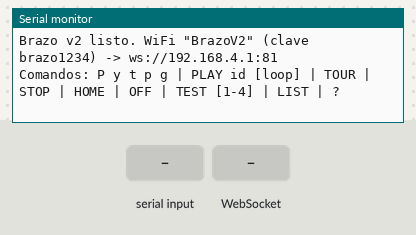
Bench run of a sketch on a simulated ESP32. On the bench: the last lines printed to the serial monitor. The inputs (shaded band) are chosen by the test bench. WiFi joins after 1.5 s; servers stay silent unless stated.

Above: at 1.2 s.
1.3 s: "PLAY \n" received over Serial
At 2.0 s:
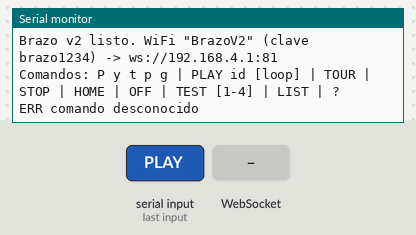
2.8 s: WebSocket text "PLAY" received
At 3.2 s:
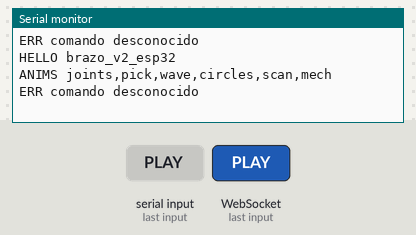
4.3 s: "TOUR\n" received over Serial
At 5.5 s:
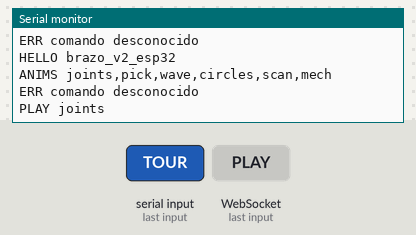
5.8 s: WebSocket text "STOP" received
At 6.6 s:
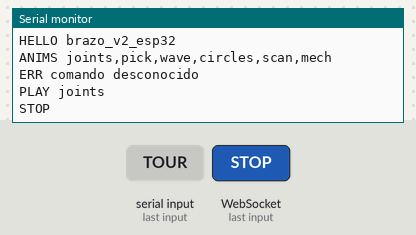
7.3 s: "HOME\n" received over Serial
At 7.8 s:
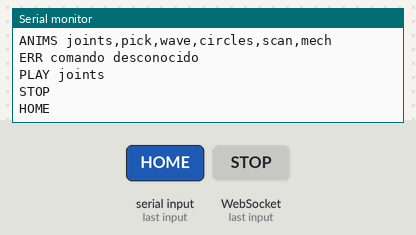
8.8 s: WebSocket text "TEST" received
At 10.1 s:
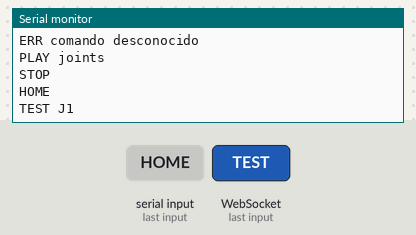

The sketch:

brazo_v2_esp32.ino
```cpp
// Brazo robotico v2 - ESP32 (4 servos) - SIN PROBAR en hardware.
// Reproduce las animaciones del visor 3D (anims.h) y/o sigue en vivo la pose que manda el visor por WebSocket.
//
// Librerias (Gestor de librerias): "ESP32Servo" (Kevin Harrington), "WebSockets" (Markus Sattler) y "PubSubClient" (Nick O'Leary).
// Placa: "ESP32 Dev Module". Antes de compilar: copiar secrets.example.h a secrets.h y rellenarlo (no se sube a git).
// Control por 4 vias a la vez: WebSocket local (AP "BrazoV2" -> ws://192.168.4.1:81), HUB (el ESP32 se conecta como cliente WebSocket
// al servidor Docker de ../hub, via tu WiFi), MQTT directo y Serial.
//
// HUB (secrets.h: HUB_HOST, HUB_PORT, HUB_TLS, HUB_TOKEN; HUB_HOST vacio = desactivado): ws[s]://HUB_HOST:HUB_PORT/ws/esp32?token=HUB_TOKEN
//   el hub reenvia los comandos del visor 3D / vision artificial; el ESP32 le manda HELLO, ANIMS, STATE (cada 1 s), DONE y ERR.
//
// MQTT (prefijo MQTT_BASE, por defecto "brazo_v2"):
//   <base>/cmd      (suscrito)  mismos comandos de abajo, una linea por mensaje
//   <base>/evt      (publica)   respuestas: HELLO, ANIMS ..., PLAY id, DONE id, ERR ..., STOP, HOME, STATE ...
//   <base>/state    (publica)   STATE cada 1 s (retenido)
//   <base>/status   (publica)   "online" / "offline" (LWT, retenido)
//
// Comandos (por WebSocket o por Serial 115200, una linea cada uno):
//   P yaw theta psi phi     pose en vivo (grados del modelo); cancela cualquier animacion
//   PLAY id [loop]          reproduce una animacion (ids: ver LIST); "loop" la repite
//   TOUR                    reproduce todas en orden, en bucle
//   STOP                    detiene y mantiene la pose
//   HOME                    va a la pose de reposo
//   LIST                    ids de las animaciones   |   ?   estado
#include <WiFi.h>
#include <WebSocketsServer.h>
#include <WebSocketsClient.h>
#include <ESP32Servo.h>
#include <PubSubClient.h>
#include "secrets.h"        // STA_SSID, STA_PASS, MQTT_*, HUB_HOST, HUB_PORT, HUB_TLS, HUB_TOKEN
#include "limites.h"        // N_LIM, TH_LIM[], PSI_LO[], PSI_HI[]  (tabla de choques, ver ../../WIRING.md)
#include "anims.h"          // ANIMS[], N_ANIMS, ANIM_HZ            (generado por viewer3d/tools/export_esp32.js)

// ---------- red
const char* AP_SSID = "BrazoV2";
const char* AP_PASS = "brazo1234";       // minimo 8 caracteres
const uint16_t WS_PORT = 81;

// ---------- pines de senal (alimentar los servos con fuente externa de 5 V, GND comun: ver WIRING.md)
const uint8_t PIN_J1 = 18, PIN_J2 = 19, PIN_J3 = 21, PIN_GRIP = 22;

// ---------- calibracion (igual que brazo_v2.ino): servo = OFF + DIR * f(valor_modelo)
const int   DIR_J1 = +1, DIR_J2 = +1, DIR_J3 = +1, DIR_GRIP = +1;
const float OFF_J1 = 90.0, OFF_J2 = 0.0, OFF_J3 = 0.0, OFF_GRIP = 0.0;
const float GEAR_J2 = 2.0;
const int   US_MIN = 500, US_MAX = 2400;
const unsigned REST_MS = 3000;                    // sin moverse este tiempo, los 4 pines se apagan (servos sin par). 0 = nunca
#define LED_TEST 1                                 // 1 = prueba con LEDs: brillo proporcional al angulo (0 = servos reales)

// ---------- limites de seguridad (modelo)
const float SAFE = 2.0;
const float YAW_MIN = -90, YAW_MAX = 90, TH_MIN = 5, TH_MAX = 85, GRIP_MIN = 0, GRIP_MAX = 40;
const float REL_MIN = -135, REL_MAX = -35;
const float MAX_VEL[4] = {240, 120, 240, 240};     // deg/s del modelo (yaw, theta, psi, phi); J2 va x2 en el servo
const unsigned TICK_MS = 20;                       // 50 Hz
const float HOME_POSE[4] = {0, 45, -20, 20};

Servo sJ1, sJ2, sJ3, sGrip;
WebSocketsServer ws(WS_PORT);
WebSocketsClient hub;
unsigned long lastHubState = 0;
WiFiClient netClient;
PubSubClient mqtt(netClient);
String tCmd, tEvt, tState, tStatus;
unsigned long lastMqttTry = 0, lastStatePub = 0;
const int REPLY_SERIAL = -1, REPLY_MQTT = -2, REPLY_ALL = -3, REPLY_HUB = -4;   // ALL: eventos propios del brazo (DONE, siguiente anim del TOUR) a todos los canales

float cur[4] = {0, 45, -20, 20};                   // pose actual (modelo)
float tgt[4] = {0, 45, -20, 20};                   // destino
enum Mode { IDLE, LIVE, APPROACH, RUN };
Mode mode = IDLE;
int animIdx = -1; bool loopAnim = false, tourMode = false;
unsigned long animT0 = 0, lastTick = 0, lastActive = 0;
bool resting = false;
bool jOn[4] = {false, false, false, false};         // LED_TEST: solo el pin que se mueve esta activo; los demas se sueltan
unsigned long lastMv[4] = {0, 0, 0, 0};
String serialBuf;
int replyTo = REPLY_SERIAL;                        // quien mando el comando: cliente WS (>=0), Serial o MQTT

float clampf(float v, float lo, float hi) { return v < lo ? lo : (v > hi ? hi : v); }

// mismo calculo que brazo_v2.ino: caso mas estrecho de las dos filas vecinas + margen SAFE
void psiLimits(float th, float &lo, float &hi) {
  th = clampf(th, TH_LIM[0], TH_LIM[N_LIM - 1]);
  int i = 0;
  while (i < N_LIM - 2 && th > TH_LIM[i + 1]) i++;
  float l = max(PSI_LO[i], PSI_LO[i + 1]);
  float h = min(PSI_HI[i], PSI_HI[i + 1]);
  lo = l + SAFE; hi = h - SAFE;
  if (lo > hi) lo = hi = 0.5f * (lo + hi);
  lo = max(lo, th + REL_MIN);
  hi = min(hi, th + REL_MAX);
  if (lo > hi) lo = hi = 0.5f * (lo + hi);
}
float safePsi(float th, float p) { float lo, hi; psiLimits(th, lo, hi); return clampf(p, lo, hi); }

int usFor(float deg) { return US_MIN + (int)((US_MAX - US_MIN) * clampf(deg, 0, 180) / 180.0f); }

int usJoint(int i) {
  switch (i) {
    case 0: return usFor(OFF_J1 + DIR_J1 * cur[0]);
    case 1: return usFor(OFF_J2 + DIR_J2 * GEAR_J2 * (cur[1] - TH_MIN));
    case 2: return usFor(OFF_J3 + DIR_J3 * (cur[2] + 65.0f));
    default: return usFor(OFF_GRIP + DIR_GRIP * cur[3]);
  }
}

#if LED_TEST
void ledOut(uint8_t pin, int us) { ledcWrite(pin, (uint32_t)((us - US_MIN) * 255L / (US_MAX - US_MIN))); }
void writeServos() {
  ledOut(PIN_J1, usFor(OFF_J1 + DIR_J1 * cur[0]));
  ledOut(PIN_J2, usFor(OFF_J2 + DIR_J2 * GEAR_J2 * (cur[1] - TH_MIN)));
  ledOut(PIN_J3, usFor(OFF_J3 + DIR_J3 * (cur[2] + 65.0f)));
  ledOut(PIN_GRIP, usFor(OFF_GRIP + DIR_GRIP * cur[3]));
}
#else
void writeServos() {
  sJ1.writeMicroseconds(usFor(OFF_J1 + DIR_J1 * cur[0]));
  sJ2.writeMicroseconds(usFor(OFF_J2 + DIR_J2 * GEAR_J2 * (cur[1] - TH_MIN)));
  sJ3.writeMicroseconds(usFor(OFF_J3 + DIR_J3 * (cur[2] + 65.0f)));
  sGrip.writeMicroseconds(usFor(OFF_GRIP + DIR_GRIP * cur[3]));
}
#endif

void setTarget(float y, float t, float p, float g) {
  tgt[0] = clampf(y, YAW_MIN, YAW_MAX);
  tgt[1] = clampf(t, TH_MIN, TH_MAX);
  tgt[2] = safePsi(tgt[1], p);
  tgt[3] = clampf(g, GRIP_MIN, GRIP_MAX);
}

float slew(float c, float t, float maxStep) {
  float d = t - c;
  return d > maxStep ? c + maxStep : (d < -maxStep ? c - maxStep : t);
}

bool atTarget(float tol) {
  for (int i = 0; i < 4; i++) if (fabsf(cur[i] - tgt[i]) > tol) return false;
  return true;
}

void say(const String &s) {
  Serial.println(s);
  if (replyTo >= 0) { String m = s; ws.sendTXT((uint8_t)replyTo, m); }
  else if (replyTo == REPLY_ALL) { String m = s; ws.broadcastTXT(m); if (mqtt.connected()) mqtt.publish(tEvt.c_str(), s.c_str()); if (hub.isConnected()) hub.sendTXT(m); }
  else if (replyTo == REPLY_HUB && hub.isConnected()) { String m = s; hub.sendTXT(m); }
  else if (replyTo == REPLY_MQTT && mqtt.connected()) mqtt.publish(tEvt.c_str(), s.c_str());
}

String stateStr() {
  float lo, hi; psiLimits(cur[1], lo, hi);
  String s = "STATE yaw=" + String(cur[0], 1) + " th=" + String(cur[1], 1) + " psi=" + String(cur[2], 1) +
             " phi=" + String(cur[3], 1) + " psi_ok=" + String(lo, 0) + ".." + String(hi, 0) + " mode=";
  s += (mode == IDLE ? "idle" : mode == LIVE ? "live" : "anim");
  if (animIdx >= 0 && mode >= APPROACH) s += " anim=" + String(ANIMS[animIdx].id);
  return s;
}
void stateLine() { say(stateStr()); }

// ---------- prueba individual: apaga todo, barre un servo 0 -> 180 -> 0 (angulo del servo, sin limites del modelo) y lo apaga; luego el siguiente
void hubService();
const uint8_t TEST_PINS[4] = {PIN_J1, PIN_J2, PIN_J3, PIN_GRIP};
const char *TEST_NAMES[4] = {"J1", "J2", "J3", "GRIP"};

void testPump(unsigned ms) {
  unsigned long t0 = millis();
  while (millis() - t0 < ms) { ws.loop(); hubService(); delay(2); }
}

void testOut(int i, int us) {
#if LED_TEST
  // "apagado" = pin liberado (alta impedancia): el LED queda apagado con cualquier cableado (a GND o a 3V3)
  static bool on[4] = {true, true, true, true};
  if (us <= 0) { if (on[i]) { ledcDetach(TEST_PINS[i]); pinMode(TEST_PINS[i], INPUT); on[i] = false; } }
  else {
    if (!on[i]) { ledcAttach(TEST_PINS[i], 1000, 8); on[i] = true; }
    ledcWrite(TEST_PINS[i], (uint32_t)((us - US_MIN) * 255L / (US_MAX - US_MIN)));
  }
#else
  Servo *sv[4] = {&sJ1, &sJ2, &sJ3, &sGrip};
  if (us <= 0) sv[i]->detach();
  else { if (!sv[i]->attached()) { sv[i]->setPeriodHertz(50); sv[i]->attach(TEST_PINS[i], US_MIN, US_MAX); } sv[i]->writeMicroseconds(us); }
#endif
}

void testAllOff() { for (int i = 0; i < 4; i++) { testOut(i, 0); jOn[i] = false; } }

// manda al visor la pose del modelo que corresponde al angulo del servo (i<0: la pose actual) para que el 3D siga la prueba
void tpSend(int i, float a) {
  float p[4] = {cur[0], cur[1], cur[2], cur[3]};
  if (i == 0) p[0] = (a - OFF_J1) / DIR_J1;
  else if (i == 1) p[1] = TH_MIN + (a - OFF_J2) / (DIR_J2 * GEAR_J2);
  else if (i == 2) p[2] = (a - OFF_J3) / DIR_J3 - 65.0f;
  else if (i == 3) p[3] = (a - OFF_GRIP) / DIR_GRIP;
  String m = "TP " + String(p[0], 1) + " " + String(p[1], 1) + " " + String(p[2], 1) + " " + String(p[3], 1);
  ws.broadcastTXT(m);
  if (hub.isConnected()) hub.sendTXT(m);
}

void testServo(int i) {
  say(String("TEST ") + TEST_NAMES[i]);
  testAllOff();
  tpSend(i, 0);
  testPump(600);
  for (int dir = 0; dir < 2; dir++) {                      // sube 0 -> 180, luego baja 180 -> 0
    for (int k = 0; k <= 100; k++) {
      float a = (dir == 0 ? k : 100 - k) * 1.8f;
      testOut(i, usFor(a));
      tpSend(i, a);
      testPump(20);
    }
    testPump(300);
  }
  testPump(500);                                           // queda en 0
  testOut(i, 0);                                           // apagado
  testPump(800);
}

bool testing = false;                                      // durante la prueba se ignoran los demas comandos (el espejo del visor encenderia los otros pines)

void runTest(int only) {                                   // only: 0..3 un servo, -1 todos
  testing = true;
  mode = IDLE;
  for (int i = 0; i < 4; i++) tgt[i] = cur[i];
  for (int i = 0; i < 4; i++) if (only < 0 || only == i) testServo(i);
  testAllOff();
  resting = true; lastActive = millis(); lastTick = millis();   // termina apagado; el siguiente movimiento reengancha todo
  testing = false;
  tpSend(-1, 0);
  say("TEST fin");
}

void startAnim(int idx, bool loop, bool tour) {
  animIdx = idx; loopAnim = loop; tourMode = tour;
  const int16_t *r = ANIMS[idx].d[0];
  setTarget(r[0] / 10.0f, r[1] / 10.0f, r[2] / 10.0f, r[3] / 10.0f);
  mode = APPROACH;                                  // primero llegar a la pose inicial, luego correr el reloj
  say(String("PLAY ") + ANIMS[idx].id);
}

int findAnim(const char *id) {
  for (int i = 0; i < N_ANIMS; i++) if (strcmp(ANIMS[i].id, id) == 0) return i;
  return -1;
}

void handleCmd(String line) {
  line.trim();
  if (testing) return;
  if (!line.length()) return;
  const char *c = line.c_str();
  if (c[0] == 'P' && c[1] == ' ') {
    float y, t, p, g;
    if (sscanf(c + 2, "%f %f %f %f", &y, &t, &p, &g) == 4) { mode = LIVE; setTarget(y, t, p, g); }
    else say("ERR formato: P yaw theta psi phi");
  } else if (!strncmp(c, "PLAY ", 5)) {
    char id[24] = {0}, opt[8] = {0};
    sscanf(c + 5, "%23s %7s", id, opt);
    int i = findAnim(id);
    if (i < 0) say("ERR animacion desconocida (ver LIST)"); else startAnim(i, !strcmp(opt, "loop"), false);
  } else if (!strcmp(c, "TOUR")) {
    startAnim(0, false, true);
  } else if (!strcmp(c, "STOP")) {
    mode = IDLE; for (int i = 0; i < 4; i++) tgt[i] = cur[i];
    say("STOP");
  } else if (!strcmp(c, "HOME")) {
    mode = LIVE; setTarget(HOME_POSE[0], HOME_POSE[1], HOME_POSE[2], HOME_POSE[3]);
    say("HOME");
  } else if (!strncmp(c, "TEST", 4) && (c[4] == 0 || (c[4] == ' ' && c[5] >= '1' && c[5] <= '4' && c[6] == 0))) {
    runTest(c[4] ? c[5] - '1' : -1);
  } else if (!strcmp(c, "OFF")) {
    mode = IDLE; for (int i = 0; i < 4; i++) tgt[i] = cur[i];
    testAllOff(); resting = true;
    say("OFF");
  } else if (!strcmp(c, "LIST")) {
    String s = "ANIMS ";
    for (int i = 0; i < N_ANIMS; i++) { if (i) s += ","; s += ANIMS[i].id; }
    say(s);
  } else if (c[0] == '?') {
    stateLine();
  } else {
    say("ERR comando desconocido");
  }
}

void onMqtt(char *topic, uint8_t *payload, unsigned int length) {
  char buf[96]; size_t n = min((size_t)length, sizeof(buf) - 1);
  memcpy(buf, payload, n); buf[n] = 0;
  replyTo = REPLY_MQTT;
  handleCmd(String(buf));
}

// no bloquea las animaciones: solo reintenta con el brazo quieto o en modo en vivo, cada 5 s
void mqttService() {
  if (!strlen(STA_SSID) || WiFi.status() != WL_CONNECTED) return;
  if (mqtt.connected()) {
    mqtt.loop();
    if (millis() - lastStatePub >= 1000) { lastStatePub = millis(); mqtt.publish(tState.c_str(), stateStr().c_str(), true); }
    return;
  }
  if (mode == APPROACH || mode == RUN) return;
  if (millis() - lastMqttTry < 5000) return;
  lastMqttTry = millis();
  String cid = String("brazo_v2_") + String((uint32_t)ESP.getEfuseMac(), HEX);
  Serial.printf("MQTT -> %s:%d ... ", MQTT_HOST, MQTT_PORT);
  if (mqtt.connect(cid.c_str(), MQTT_USER, MQTT_PASS, tStatus.c_str(), 1, true, "offline")) {
    Serial.println("ok");
    mqtt.publish(tStatus.c_str(), "online", true);
    mqtt.subscribe(tCmd.c_str());
    replyTo = REPLY_MQTT; say("HELLO brazo_v2_esp32"); handleCmd("LIST");
  } else {
    Serial.printf("fallo (rc=%d)\n", mqtt.state());
  }
}

void onWs(uint8_t num, WStype_t type, uint8_t *payload, size_t length) {
  if (type == WStype_CONNECTED) {
    replyTo = num; say("HELLO brazo_v2_esp32"); handleCmd("LIST");
  } else if (type == WStype_TEXT) {
    char buf[96]; size_t n = min(length, sizeof(buf) - 1);
    memcpy(buf, payload, n); buf[n] = 0;
    // las poses en vivo llegan a ~25 Hz: solo se responde si hay error
    replyTo = num;
    handleCmd(String(buf));
  }
}

void onHub(WStype_t type, uint8_t *payload, size_t length) {
  if (type == WStype_CONNECTED) {
    Serial.println("HUB conectado");
    replyTo = REPLY_HUB; say("HELLO brazo_v2_esp32"); handleCmd("LIST"); lastHubState = 0;
  } else if (type == WStype_DISCONNECTED) {
    Serial.println("HUB desconectado");
  } else if (type == WStype_TEXT) {
    char buf[96]; size_t n = min(length, sizeof(buf) - 1);
    memcpy(buf, payload, n); buf[n] = 0;
    replyTo = REPLY_HUB;
    handleCmd(String(buf));
  }
}

// reconectar bloquea el loop unos segundos si el hub no responde: solo con el brazo quieto o en modo en vivo sin hub
void hubService() {
  if (!strlen(HUB_HOST) || WiFi.status() != WL_CONNECTED) return;
  if (hub.isConnected()) {
    hub.loop();
    if (millis() - lastHubState >= 1000) { lastHubState = millis(); String m = stateStr(); hub.sendTXT(m); }
  } else if (mode == IDLE) {
    hub.loop();
  }
}

// avanza la animacion: interpola entre filas muestreadas a ANIM_HZ
void runAnim() {
  const Anim &a = ANIMS[animIdx];
  float f = (millis() - animT0) * 0.001f * ANIM_HZ;
  int i = (int)f;
  if (i >= a.n - 1) {
    if (tourMode) { int nx = animIdx + 1; if (nx >= N_ANIMS) nx = 0; startAnim(nx, false, true); return; }
    if (loopAnim) { startAnim(animIdx, true, false); return; }
    mode = IDLE; say("DONE " + String(a.id));
    return;
  }
  float u = f - i;
  const int16_t *r0 = a.d[i], *r1 = a.d[i + 1];
  float v[4];
  for (int k = 0; k < 4; k++) v[k] = (r0[k] + (r1[k] - r0[k]) * u) / 10.0f;
  setTarget(v[0], v[1], v[2], v[3]);
}

void tick() {
  if (mode == APPROACH && atTarget(0.5f)) { mode = RUN; animT0 = millis(); }
  else if (mode == RUN) { replyTo = REPLY_ALL; runAnim(); }
  bool moving = !atTarget(0.01f) || mode == APPROACH || mode == RUN;
  float prev[4] = {cur[0], cur[1], cur[2], cur[3]};
  float dt = TICK_MS * 0.001f;
  cur[0] = slew(cur[0], tgt[0], MAX_VEL[0] * dt);
  cur[1] = slew(cur[1], tgt[1], MAX_VEL[1] * dt);
  cur[2] = safePsi(cur[1], slew(cur[2], tgt[2], MAX_VEL[2] * dt));   // psi se vuelve a limitar con el theta del momento
  cur[3] = slew(cur[3], tgt[3], MAX_VEL[3] * dt);
#if LED_TEST
  for (int i = 0; i < 4; i++) {                       // cada pin vive solo mientras su articulacion se mueve; REST_MS despues se suelta
    bool mv = fabsf(cur[i] - prev[i]) > 0.001f || fabsf(cur[i] - tgt[i]) > 0.01f;
    if (mv) { lastMv[i] = millis(); jOn[i] = true; testOut(i, usJoint(i)); }
    else if (jOn[i]) {
      if (REST_MS && millis() - lastMv[i] > REST_MS) { testOut(i, 0); jOn[i] = false; }
      else testOut(i, usJoint(i));
    }
  }
  (void)moving;
#else
  if (moving) {
    if (resting) for (int i = 0; i < 4; i++) testOut(i, usFor(0));   // reengancha los pines antes de escribir la pose
    resting = false; lastActive = millis();
    writeServos();
  } else if (!resting) {
    if (REST_MS && millis() - lastActive > REST_MS) { testAllOff(); resting = true; }
    else writeServos();
  }
#endif
}

void setup() {
  Serial.begin(115200);
  ESP32PWM::allocateTimer(0); ESP32PWM::allocateTimer(1); ESP32PWM::allocateTimer(2); ESP32PWM::allocateTimer(3);
  cur[2] = safePsi(cur[1], cur[2]);
  for (int i = 0; i < 4; i++) tgt[i] = cur[i];
  Servo *s[4] = {&sJ1, &sJ2, &sJ3, &sGrip};
  const uint8_t pins[4] = {PIN_J1, PIN_J2, PIN_J3, PIN_GRIP};
#if LED_TEST
  for (int i = 0; i < 4; i++) ledcAttach(pins[i], 1000, 8);
#else
  for (int i = 0; i < 4; i++) { s[i]->setPeriodHertz(50); s[i]->attach(pins[i], US_MIN, US_MAX); }
#endif
  testAllOff(); resting = true; lastActive = millis();   // arranca apagado (0); se enciende al primer movimiento
  WiFi.mode(WIFI_AP_STA);                           // AP propio (visor) + cliente de tu WiFi (MQTT)
  WiFi.softAP(AP_SSID, AP_PASS);
  if (strlen(STA_SSID)) { WiFi.setAutoReconnect(true); WiFi.begin(STA_SSID, STA_PASS); }
  tCmd = String(MQTT_BASE) + "/cmd"; tEvt = String(MQTT_BASE) + "/evt";
  tState = String(MQTT_BASE) + "/state"; tStatus = String(MQTT_BASE) + "/status";
  mqtt.setServer(MQTT_HOST, MQTT_PORT);
  mqtt.setCallback(onMqtt);
  mqtt.setBufferSize(512);
  mqtt.setSocketTimeout(2);
  ws.begin();
  ws.onEvent(onWs);
  if (strlen(HUB_HOST) && strlen(STA_SSID)) {
    String path = String("/ws/esp32?token=") + HUB_TOKEN;
    if (HUB_TLS) hub.beginSSL(HUB_HOST, HUB_PORT, path.c_str()); else hub.begin(HUB_HOST, HUB_PORT, path.c_str());
    hub.onEvent(onHub);
    hub.setReconnectInterval(3000);
    hub.enableHeartbeat(15000, 5000, 2);
  }
  Serial.printf("Brazo v2 listo. WiFi \"%s\" (clave %s) -> ws://%s:%u\n", AP_SSID, AP_PASS, WiFi.softAPIP().toString().c_str(), WS_PORT);
  Serial.println("Comandos: P y t p g | PLAY id [loop] | TOUR | STOP | HOME | OFF | TEST [1-4] | LIST | ?");
  lastTick = millis();
}

void loop() {
  ws.loop();
  while (Serial.available()) {
    char ch = Serial.read();
    if (ch == '\n' || ch == '\r') { replyTo = REPLY_SERIAL; handleCmd(serialBuf); serialBuf = ""; }
    else if (serialBuf.length() < 90) serialBuf += ch;
  }
  mqttService();
  hubService();
  if (millis() - lastTick >= TICK_MS) {
    lastTick += TICK_MS;
    if (millis() - lastTick > 100) lastTick = millis();   // tras un bloqueo (WiFi/MQTT) no recuperar ticks en rafaga: saltaria el limite de velocidad
    tick();
  }
}
```

Source omitted: anims.h (data table, 58445 bytes), limites.h (491 bytes), secrets.example.h (1070 bytes)

Measured:
- after the input at 1.3 s, the serial monitor: prints a new line at once (image 1)
- after the input at 2.8 s, the serial monitor: prints a new line at once (image 2)
- after the input at 4.3 s, the serial monitor: prints a new line at once (image 3)
- after the input at 5.8 s, the serial monitor: prints a new line at once (image 4)
- after the input at 7.3 s, the serial monitor: prints a new line at once (image 5)
- after the input at 8.8 s, the serial monitor: prints a new line at once (image 6)
